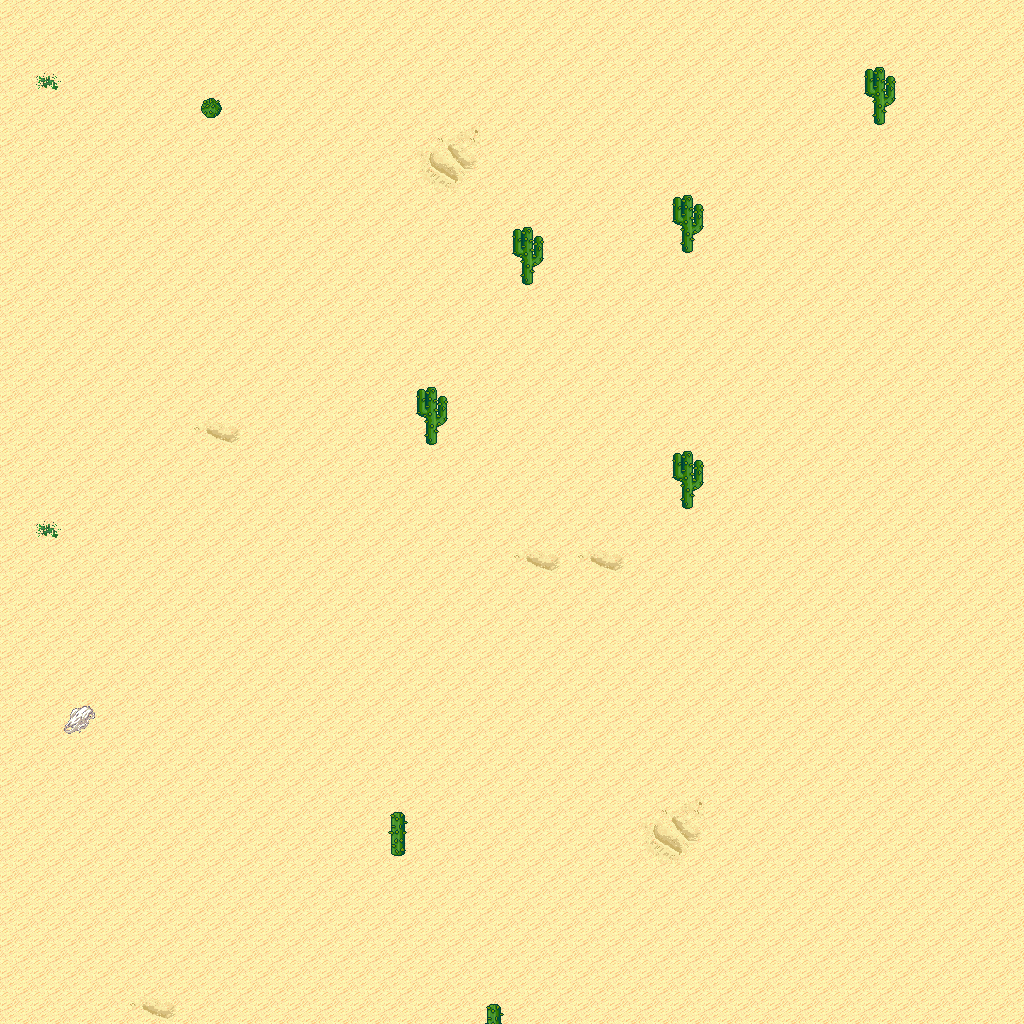

The image is a tile-based game level rendered from a .tmx file. Its description and source (layers, tilesets, objects; grid data summarised) follow:
An orthogonal 32x32 tile map with 32x32 px tiles, 5 tile layers (Ground, Objects, Objects2, Above, ...), 1 hidden layer not drawn, 8 tilesets.

<map version="1.10" tiledversion="1.11.0" orientation="orthogonal" renderorder="right-down" width="32" height="32" tilewidth="32" tileheight="32" infinite="0" nextlayerid="11" nextobjectid="1">
 <tileset firstgid="1" name="logic_collision" tilewidth="32" tileheight="32" tilecount="1" columns="1">
  <image source="../drawable/logic_collision.png" width="32" height="32" />
 </tileset>
 <tileset firstgid="2" name="ground_ground" tilewidth="32" tileheight="32" tilecount="33" columns="3">
  <image source="../drawable/ground_ground.png" width="96" height="352" />
 </tileset>
 <tileset firstgid="35" name="ground_ridge_earth_pale" tilewidth="32" tileheight="32" tilecount="96" columns="12">
  <image source="../drawable/ground_ridge_earth_pale.png" width="384" height="256" />
 </tileset>
 <tileset firstgid="131" name="ground_ridge_earth_dark" tilewidth="32" tileheight="32" tilecount="96" columns="12">
  <image source="../drawable/ground_ridge_earth_dark.png" width="384" height="256" />
 </tileset>
 <tileset firstgid="227" name="terrain_desert" tilewidth="32" tileheight="32" tilecount="88" columns="8">
  <image source="../drawable/terrain_desert.png" width="256" height="352" />
 </tileset>
 <tileset firstgid="315" name="plant_tree_tree_darkgreen" tilewidth="32" tileheight="32" tilecount="88" columns="8">
  <image source="../drawable/plant_tree_tree_darkgreen.png" width="256" height="352" />
 </tileset>
 <tileset firstgid="403" name="plant_cactus_2" tilewidth="32" tileheight="32" tilecount="10" columns="5">
  <image source="../drawable/plant_cactus_2.png" width="160" height="64" />
 </tileset>
 <tileset firstgid="413" name="ground_sand_2" tilewidth="32" tileheight="32" tilecount="15" columns="5">
  <image source="../drawable/ground_sand_2.png" width="160" height="96" />
 </tileset>
 <layer id="1" name="Ground" width="32" height="32">
  <data>[1024 cells, 1024 non-empty, 9 distinct tile ids]</data>
 </layer>
 <layer id="2" name="Objects" width="32" height="32">
  <data>[1024 cells, 7 non-empty, 3 distinct tile ids]</data>
 </layer>
 <layer id="3" name="Objects2" width="32" height="32">
  <data>[1024 cells, 0 non-empty, 0 distinct tile ids]</data>
 </layer>
 <layer id="4" name="Above" width="32" height="32">
  <data>[1024 cells, 7 non-empty, 2 distinct tile ids]</data>
 </layer>
 <layer id="5" name="Above2" width="32" height="32">
  <data>[1024 cells, 0 non-empty, 0 distinct tile ids]</data>
 </layer>
 <layer id="6" name="Walkable" width="32" height="32" visible="0">
  <data>[1024 cells, 8 non-empty, 1 distinct tile ids]</data>
 </layer>
 <objectgroup id="7" name="Mapevents" />
 <objectgroup id="8" name="Spawn" />
 <objectgroup id="9" name="Keys" />
 <objectgroup id="10" name="Replace" />
</map>
